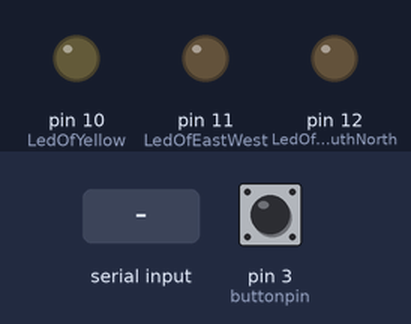
This sketch was run on a simulated Arduino Uno, built with avr-gcc and run on an emulated ATmega328P. On the bench: output pins drawn as LEDs (lit = HIGH). Inputs (shaded band) come from the test bench; at power-on: pin 3 (buttonpin) LOW. What the sketch prints to the serial monitor is not drawn.

Above: at 1.2 s.
1.3 s: "1" received over Serial
At 1.6 s:
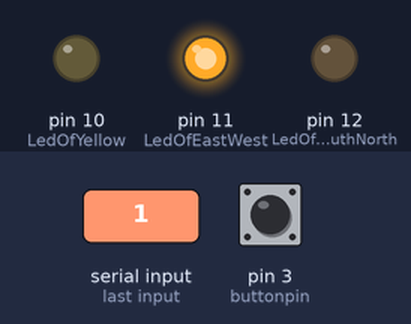
At 6.7 s:
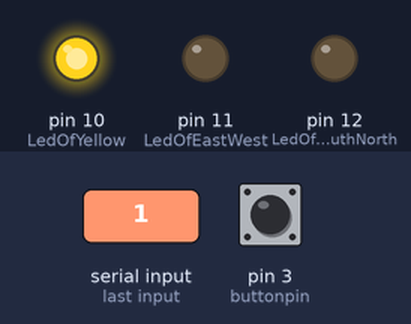
8.8 s: "90,45\n" received over Serial
At 10.9 s:
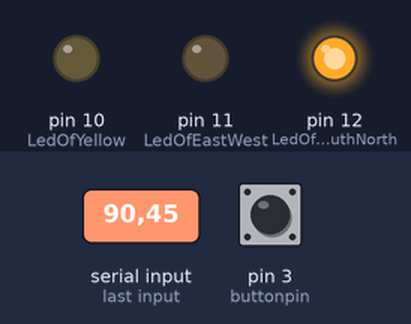
Timing chart, 0 to 16.8 s (numbered marks = the images above; inputs shaded):
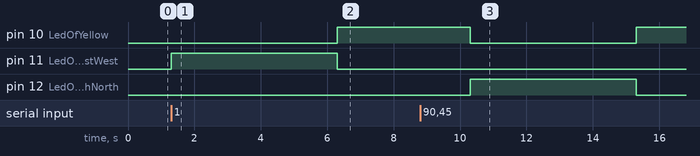

The sketch:

lab1.ino
```cpp
// INCLUDE CHRONO LIBRARY : http://github.com/SofaPirate/Chrono
#include <Chrono.h>

// Set the led's pin
int LedOfYellow = 10;       //定义黄灯的LED接口
int LedOfEastWest = 11;     //定义东西方向的LED 接口
int LedOfSouthNorth = 12;   //定义南北方向的LED 接口
int buttonpin = 3;          //定义避障传感器接口

// for count car
int oldVal = LOW;           //定义避障传感器接口的数字变量val
int newVal = LOW;           //比oldval快一个loop

int direct = 0;            //传感器检测的方向，0代表东西，1代表南北，2代表东西黄灯，3代表南北黄灯
int flag = 0;               //车辆计数

const unsigned long timeInterval = 10000;   //检测车流量间隔10s

int len;                    // 上位机传下来的数据包长度
char dataBuffer[10];        // 上位机传下来的总数据内容：方向和绿灯时长
char timeFromUp[5];         // 上位机传下来的绿灯时长
int directFromUp;           // 上位机传下来的方向:0东西，1南北

unsigned long EastWestTime = 5000;    // 东西方向的绿灯时长
unsigned long SouthNorthTime = 5000;  // 南北方向的绿灯时长
unsigned long YellowTime = 3000;      // 黄灯时长

int state = 0;   // 0代表初始还没开始，1代表检测东西方向的车流量，2代表东西黄灯，3代表检测南北方向的车流量，4代表南北黄灯

// Instantiate two Chronos
Chrono chronoA;
Chrono chronoB;
Chrono chronoC;

void setup()
{
    pinMode(LedOfYellow, OUTPUT);         //定义LedOfYellow为输出接口
    pinMode(LedOfEastWest, OUTPUT);       //定义LedOfEastWest为输出接口
    pinMode(LedOfSouthNorth, OUTPUT);     //定义LedOfSouthNorth为输出接口
    pinMode(buttonpin, INPUT);            //定义避障传感器为输出接口
    Serial.begin(9600);                   //连接上位机，波特率为9600
}

//当新旧值不同时，说明通过一辆汽车，进行计数
void count(){
    // 接收传感器信号然后发送给上位机
    newVal = digitalRead(buttonpin);

    if (oldVal == LOW and newVal == HIGH){
        flag ++;
    }

    // 更新接受传感器的旧数值
    oldVal = newVal;
}

// 判断num的位数
int numLen(int num){
  if(num < 10){
    return 1;
  }
  else if(num < 100){
    return 2;
  }
  else if(num <1000){
    return 3;
  }
  else{
    return 1;
  }
}

//下位机对传感器数据的处理，包括编码、传输数据到上位机
//获取当前车辆数的长度，组装数据包，重置计数、时间，改变计数方向
void put_data_to_up(){
  int lenOfFlag = numLen(flag);
  Serial.print(lenOfFlag+2);
  Serial.print(flag);
  Serial.print(direct);
}

void analysis_data_from_up(){
  // 数据包内容解析
  len = Serial.read() - '0';
  Serial.readBytes(dataBuffer, len-1);
  dataBuffer[len-1] = '\0';
  directFromUp = dataBuffer[0] - '0';
  strcpy(timeFromUp, dataBuffer+1);
  timeFromUp[len-2] = '\0';

  // 更新两个方向的绿灯时长
  if(len > 0){
      if(directFromUp == 0){
          EastWestTime = atoi(timeFromUp) * 1000UL;
          if(EastWestTime < 5000){
              EastWestTime = 5000;
          }
      } else if(directFromUp == 1){
          SouthNorthTime = atoi(timeFromUp) * 1000UL;
          if(SouthNorthTime < 5000){
              SouthNorthTime = 5000;
          }
       }
  }
}

void state0(){
  char sig = Serial.read();
  if(sig == '1'){
    state = 1;
    chronoA.restart();
  }
  else{
    state = 0;
  }
}

//状态0东西绿灯显示，同时检测东西车流量
void state1(){
  count();
  digitalWrite(LedOfEastWest, HIGH);
  if(chronoA.hasPassed(EastWestTime)) {
    put_data_to_up();
    if(Serial.available() > 0){
        analysis_data_from_up();
    }
    // change
    chronoB.restart();  // restart the crono so that it triggers again later
    digitalWrite(LedOfEastWest, LOW);
    state = 2;
    flag = 0;
    direct = 2;
  }
}

//东西黄灯显示
void state2(){
  digitalWrite(LedOfYellow, HIGH);
  if(chronoB.hasPassed(YellowTime)) {
    put_data_to_up();
    if(Serial.available() > 0){
        analysis_data_from_up();
    }
    // change
    chronoC.restart();  // restart the crono so that it triggers again later
    digitalWrite(LedOfYellow, LOW);
    state = 3;
    direct = 1;
  }
}

void state3(){
  count();
  digitalWrite(LedOfSouthNorth, HIGH);
  if(chronoC.hasPassed(SouthNorthTime)) {
    put_data_to_up();
    if(Serial.available() > 0){
        analysis_data_from_up();
    }
    // change
    chronoB.restart();  // restart the crono so that it triggers again later
    digitalWrite(LedOfSouthNorth, LOW);
    state = 4;
    flag = 0;
    direct = 3;
  }
}

//东西黄灯显示
void state4(){
  digitalWrite(LedOfYellow, HIGH);
  if(chronoB.hasPassed(YellowTime)) {
    put_data_to_up();
    if(Serial.available() > 0){
        analysis_data_from_up();
    }
    // change
    chronoA.restart();  // restart the crono so that it triggers again later
    digitalWrite(LedOfYellow, LOW);
    state = 1;
    direct = 0;
  }
}

void loop()
{
  if(state == 0){
    state0();
  }
  else if(state == 1){
    state1();
  }
  else if(state == 2){
    state2();
  }
  else if(state == 3){
    state3();
  }
  else if(state == 4){
    state4();
  }

}
```

Measured:
- after the input at 1.3 s, pin 10 (LedOfYellow): LOW → HIGH after 5.0 s; pin 11 (LedOfEastWest): LOW → HIGH at once, → LOW 5.0 s later
- after the input at 8.8 s, pin 11 (LedOfEastWest): stays LOW (without the input it goes to HIGH after 8.5 s)
